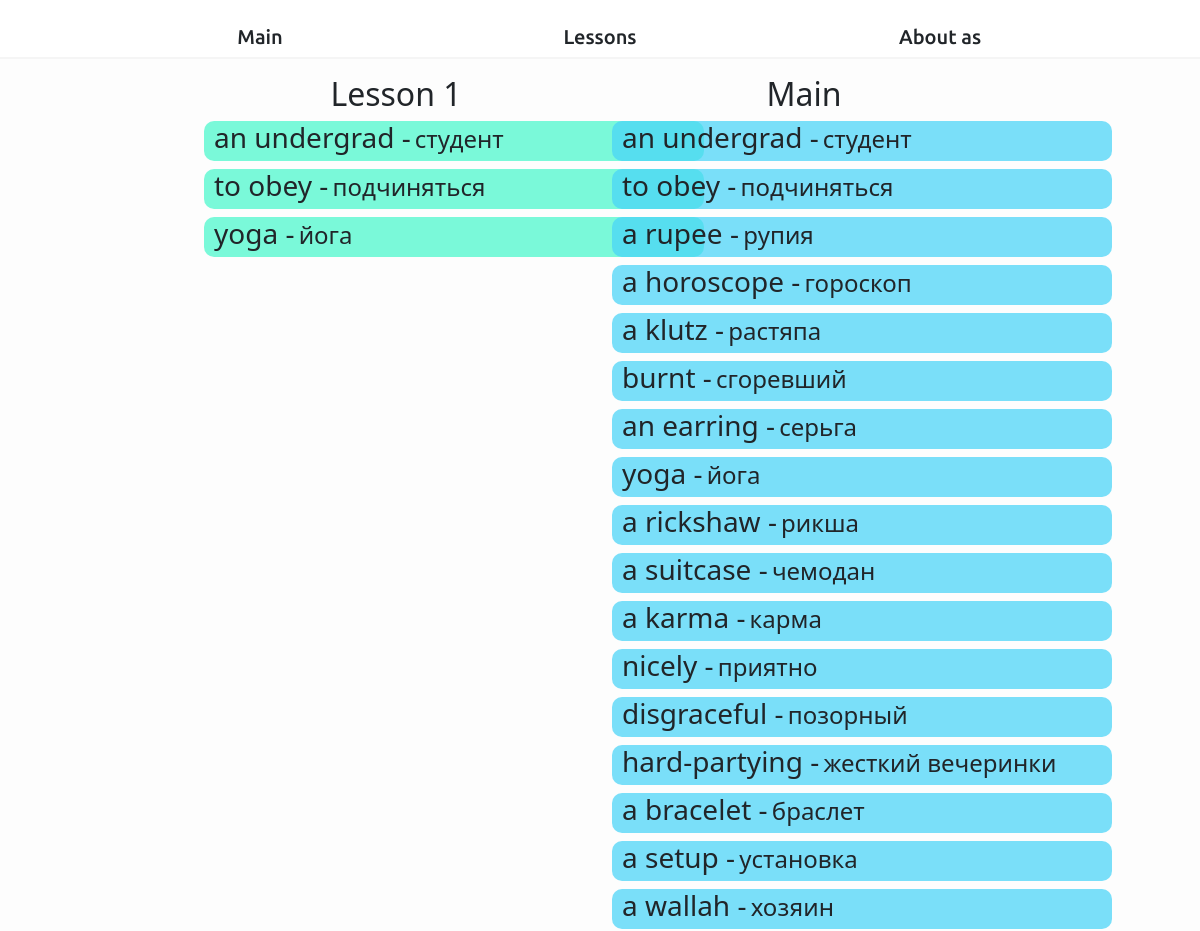
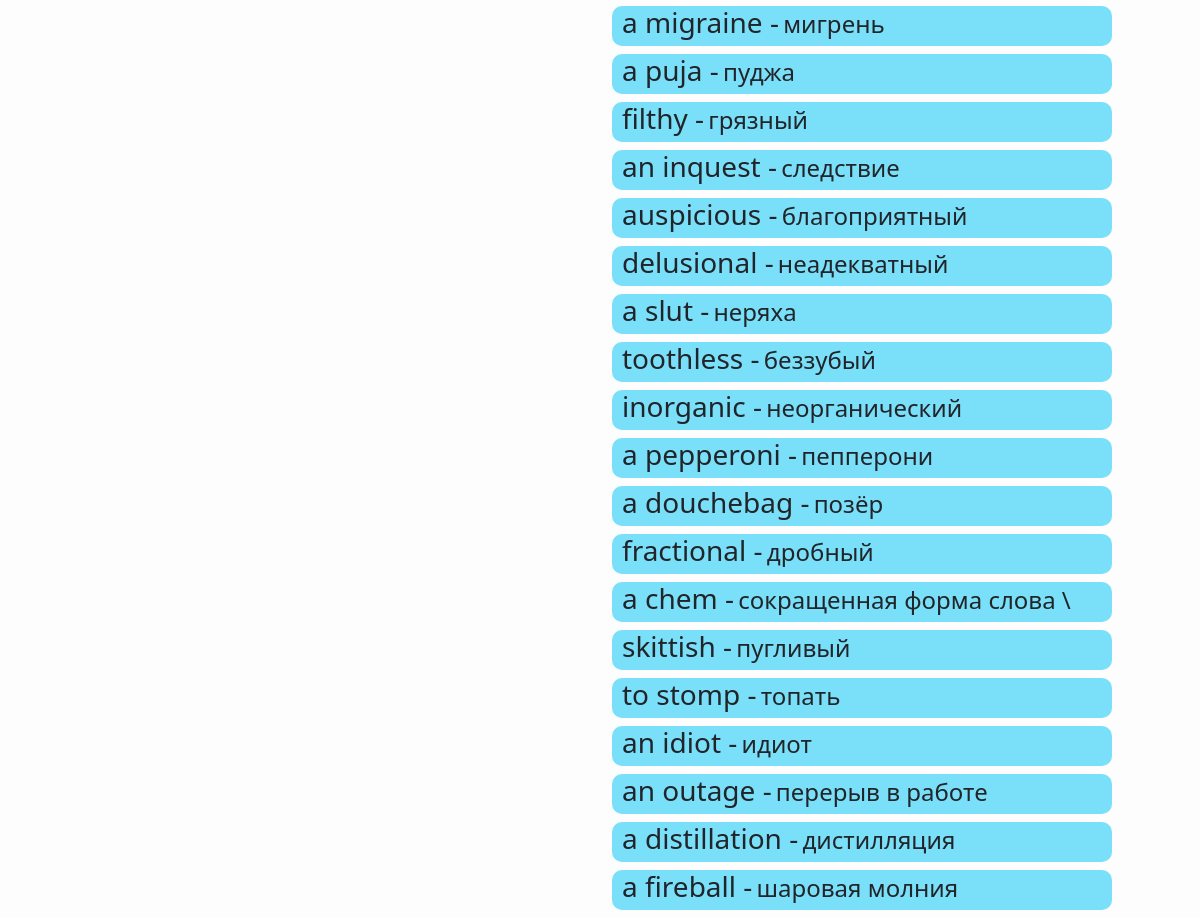
The page /user/lesson/4/edit on the database its author committed (2 pictures, top to bottom).
### user/models.py (models this page shows, shortened)
class Lesson(models.Model):
    name = models.CharField('name', max_length=40)
    description = models.CharField('description', max_length=150)
    yword = models.ManyToManyField(Yword)
    pass

class Yword(models.Model):
    eng = models.CharField('eng', max_length=40)
    ru = models.CharField('eng', max_length=40)

### main/models.py (models this page shows, shortened)
class Word(models.Model):
    eng = models.CharField('eng', max_length=40)
    ru = models.CharField('ru', max_length=40)
    description = models.CharField('description', max_length=150)
    dateTime = models.DateTimeField('dateTime', auto_now=True)

### user/views.py (the view)
# urls.py: path('lesson/<int:pk>/edit', views.editlesson),
def editlesson(request, pk):
    words = Word.objects.all()
    yword = Lesson.objects.get(id=pk).yword.all()
    lesson = Lesson.objects.get(id = pk)
    return render(request, 'user/editlesson.html', {'lesson': lesson, 'words': words, 'yword':yword})
    pass

### user/templates/user/editlesson.html (shortened to what this page needs)
{% extends 'main/layout.html' %}
{% block content %}
<div class="row">
    <div class="col-2"></div>
    <div class="col-8 mt-3">
        <div class="row">
            <div class="col-6">
                <div class="col" style="text-align: center;">
                    <h2 >{{lesson.name}}</h2>
                </div>
                {% for ywor in yword %}
                <div class="mx-auto mb-2" style="height: 40px; width: 500px; background-color: rgba(74, 248, 205, 0.726); margin-bottom: 5px; border-radius:10px">
                    <h3 style="display: inline-block; padding-left: 10px;">{{ywor.eng}} - </h4>
                        <h4 style="display: inline-block;"> {{ywor.ru}}</h4>
                </div>
                {% endfor %}
            </div>
            <div class="col-6">
                <div class="col" style="text-align: center;">
                    <h2 >Main</h2>
                </div>
                {% for wor in words %}
                    <div class="mx-auto mb-2" onclick="editlesson('{{lesson.id}}','{{wor.id}}')" style="height: 40px; width: 500px; background-color: rgba(74, 213, 248, 0.726); margin-bottom: 5px; border-radius:10px">
                        <h3 style="display: inline-block; padding-left: 10px;">{{wor.eng}} - </h4>
                            <h4 style="display: inline-block;"> {{wor.ru}}</h4>
                    </div>
                {% endfor %}
            </div>
        </div>
    </div>
    <div class="col-2"></div>
</div>
{% endblock %}

### rows shown on the page
Lesson: name "Lesson 1"
Yword: eng "an undergrad", ru "студент"
Yword: eng "to obey", ru "подчиняться"
Yword: eng "yoga", ru "йога"
Word: {{ lesson.id }} 4 (drawn), eng "an undergrad", ru "студент"
Word: {{ lesson.id }} 4 (drawn), eng "to obey", ru "подчиняться"
Word: {{ lesson.id }} 4 (drawn), eng "a rupee", ru "рупия"
Word: {{ lesson.id }} 4 (drawn), eng "a horoscope", ru "гороскоп"
Word: {{ lesson.id }} 4 (drawn), eng "a klutz", ru "растяпа"
Word: {{ lesson.id }} 4 (drawn), eng "burnt", ru "сгоревший"
Word: {{ lesson.id }} 4 (drawn), eng "an earring", ru "серьга"
Word: {{ lesson.id }} 4 (drawn), eng "yoga", ru "йога"
Word: {{ lesson.id }} 4 (drawn), eng "a rickshaw", ru "рикша"
Word: {{ lesson.id }} 4 (drawn), eng "a suitcase", ru "чемодан"
Word: {{ lesson.id }} 4 (drawn), eng "a karma", ru "карма"
Word: {{ lesson.id }} 4 (drawn), eng "nicely", ru "приятно"
Word: {{ lesson.id }} 4 (drawn), eng "disgraceful", ru "позорный"
Word: {{ lesson.id }} 4 (drawn), eng "hard-partying", ru "жесткий вечеринки"
Word: {{ lesson.id }} 4 (drawn), eng "a bracelet", ru "браслет"
Word: {{ lesson.id }} 4 (drawn), eng "a setup", ru "установка"
Word: {{ lesson.id }} 4 (drawn), eng "a wallah", ru "хозяин"
Word: {{ lesson.id }} 4 (drawn), eng "a migraine", ru "мигрень"
Word: {{ lesson.id }} 4 (drawn), eng "a puja", ru "пуджа"
Word: {{ lesson.id }} 4 (drawn), eng "filthy", ru "грязный"
Word: {{ lesson.id }} 4 (drawn), eng "an inquest", ru "следствие"
Word: {{ lesson.id }} 4 (drawn), eng "auspicious", ru "благоприятный"
Word: {{ lesson.id }} 4 (drawn), eng "delusional", ru "неадекватный"
Word: {{ lesson.id }} 4 (drawn), eng "a slut", ru "неряха"
Word: {{ lesson.id }} 4 (drawn), eng "toothless", ru "беззубый"
Word: {{ lesson.id }} 4 (drawn), eng "inorganic", ru "неорганический"
Word: {{ lesson.id }} 4 (drawn), eng "a pepperoni", ru "пепперони"
Word: {{ lesson.id }} 4 (drawn), eng "a douchebag", ru "позёр"
Word: {{ lesson.id }} 4 (drawn), eng "fractional", ru "дробный"
Word: {{ lesson.id }} 4 (drawn), eng "a chem", ru "сокращенная форма слова \\"
Word: {{ lesson.id }} 4 (drawn), eng "skittish", ru "пугливый"
Word: {{ lesson.id }} 4 (drawn), eng "to stomp", ru "топать"
Word: {{ lesson.id }} 4 (drawn), eng "an idiot", ru "идиот"
Word: {{ lesson.id }} 4 (drawn), eng "an outage", ru "перерыв в работе"
Word: {{ lesson.id }} 4 (drawn), eng "a distillation", ru "дистилляция"
Word: {{ lesson.id }} 4 (drawn), eng "a fireball", ru "шаровая молния"
